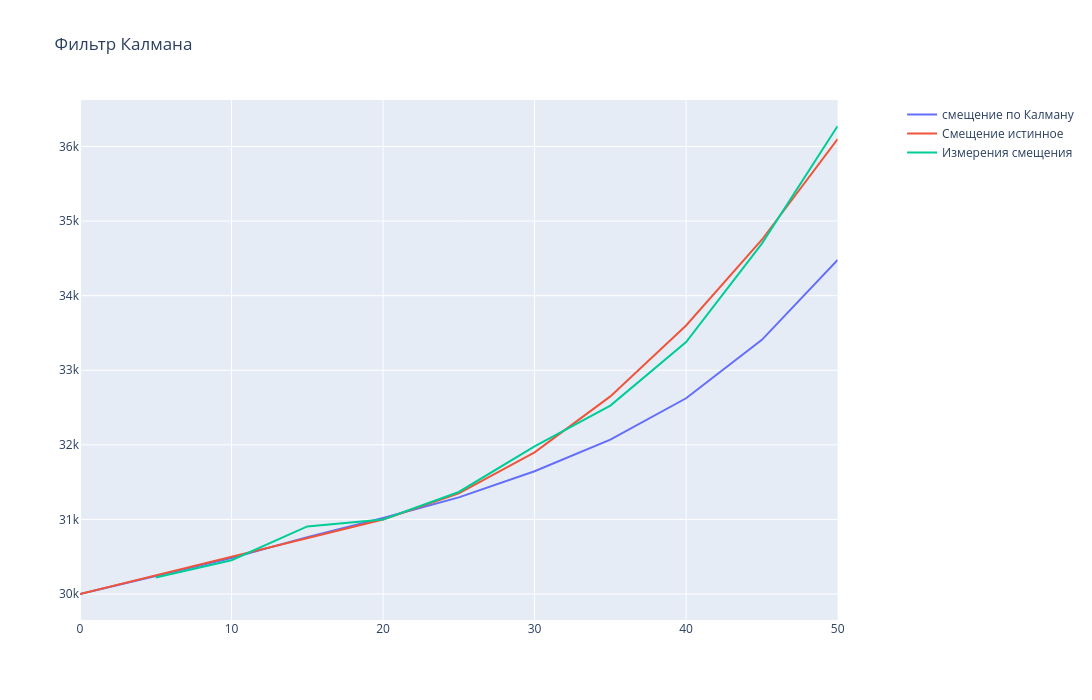

The cell this chart's notebook holds for it:
### Markdown cell above
### Скорость самолета изменяется α - β фильтр

### Code cell
import plotly.graph_objs as go
from plotly.subplots import make_subplots
import numpy as np

def ist(t):
    if t <=20:
        return(50, 50*t)
    else:
        return(50+(t-20)*8, 50*t+4*np.pow(t-20, 2))

alpha = 0.2
beta=0.1
delta_t = 5

mes=[30221,30453,30906,30999,31368,31978,32526,33379,34698,36275]
x=[30000]
vel = [50]

predict_vel = []
predict_x=[]

for i in range(len(mes)):
    predict_x.append(x[i]+vel[i]*delta_t)
    predict_vel.append(vel[i])
    x.append(predict_x[i]+alpha*(mes[i]-predict_x[i]))
    vel.append(predict_vel[i]+beta*(mes[i]-predict_x[i])/delta_t)

print(x)
print(vel)
fig = make_subplots(specs=[[{"secondary_y": True}]])

fig.add_trace(go.Scatter(x=[i*delta_t for i in range(len(mes)+1)], y = x, mode='lines', name='смещение по Калману'), secondary_y=False)
fig.add_trace(go.Scatter(x=[i*delta_t for i in range(len(mes)+1)], y = [30000+(ist(i*delta_t)[1]) for i in range(len(mes)+1)], mode='lines', name='Смещение истинное'), secondary_y=False)
fig.add_trace(go.Scatter(x=[i*delta_t for i in range(1, len(mes)+1)], y = mes, mode='lines', name='Измерения смещения'), secondary_y=False)


fig.update_layout(title_text='Фильтр Калмана', width=1400, height=700)
fig.show()

### Figure 1 — Plotly figure (JSON) as saved in the notebook; plotly's stock layout.template omitted (floating-point values rounded to 4 significant figures)
{"data": [{"mode": "lines", "name": "смещение по Калману", "type": "scatter", "x": [0, 5, 10, 15, 20, 25, 30, 35, 40, 45, 50], "xaxis": "x", "y": [30000, 30240.0, 30480.0, 30760.0, 31020.0, 31300.0, 31650.0, 32070.0, 32620.0, 33410.0, 34480.0], "yaxis": "y"}, {"mode": "lines", "name": "Смещение истинное", "type": "scatter", "x": [0, 5, 10, 15, 20, 25, 30, 35, 40, 45, 50], "xaxis": "x", "y": [30000, 30250, 30500, 30750, 31000, 31350, 31900, 32650, 33600, 34750, 36100], "yaxis": "y"}, {"mode": "lines", "name": "Измерения смещения", "type": "scatter", "x": [5, 10, 15, 20, 25, 30, 35, 40, 45, 50], "xaxis": "x", "y": [30221, 30453, 30906, 30999, 31368, 31978, 32526, 33379, 34698, 36275], "yaxis": "y"}], "layout": {"height": 700, "title": {"text": "Фильтр Калмана"}, "width": 1400, "xaxis": {"anchor": "y", "domain": [0, 0.94]}, "yaxis": {"anchor": "x", "domain": [0, 1]}, "yaxis2": {"anchor": "x", "overlaying": "y", "side": "right"}}}
